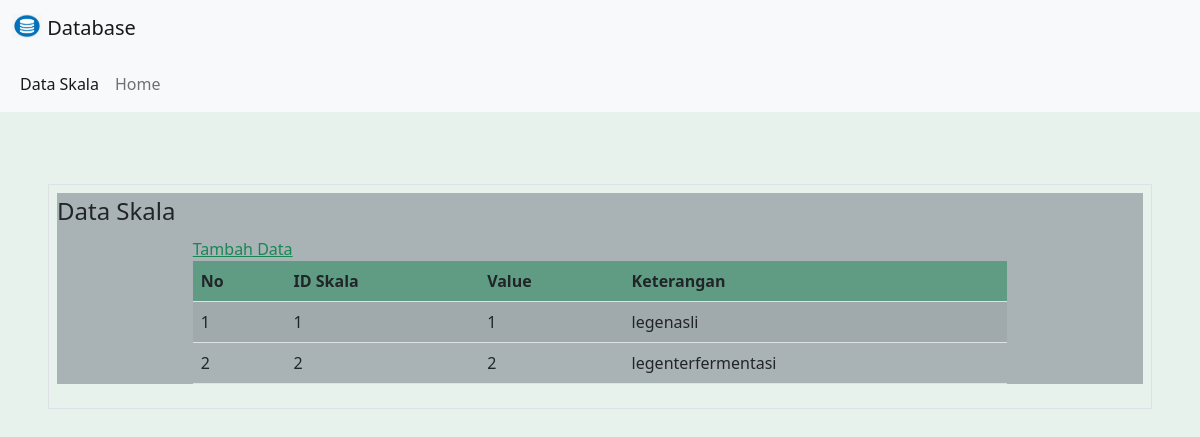
Page /data/dataSkala.php on the committed database.
### tables this page shows
CREATE TABLE IF NOT EXISTS `skala` (
  `idskala` int NOT NULL AUTO_INCREMENT,
  `valuee` int DEFAULT NULL,
  `keterangan` varchar(50) DEFAULT NULL,
  PRIMARY KEY (`idskala`)
);

### data/dataSkala.php (the view, shortened to what this page needs)
<!doctype html>
<html lang="en">
  <head>
    <link href="https://cdn.jsdelivr.net/npm/bootstrap@5.2.2/dist/css/bootstrap.min.css" rel="stylesheet">
  </head>
  <body class="bg-success bg-opacity-10">
<nav class="navbar bg-light">
        <div class="container-fluid">
          <a class="navbar-brand" href="#">
            <img src="logo.jpeg" alt="Logo" width="30" height="24" class="d-inline-block align-text-top">
            Database
          </a>
        </div>
      </nav>
      <nav class="navbar navbar-expand-lg bg-light">
        <div class="container-fluid">
          <div class="collapse navbar-collapse" id="navbarSupportedContent">
            <ul class="navbar-nav me-auto mb-2 mb-lg-0">
              <li class="nav-item">
                <a class="nav-link active" aria-current="page" href="#">Data Skala</a>
              </li>
              <li class="nav-item">
                <a class="nav-link " aria-current="page" href="home.html" target="_blank">Home</a>
              </li>
            </ul>
          </div>
        </div>
      </nav>
<div class="p-5">
<br>
    <fieldset class="border p-2">
    <div class="bg-secondary  bg-opacity-50">
   <legend  class="w-auto">Data Skala</legend>
   <br>
<div class="mx-auto w-75" >
   <a href="inputDataSkala.php" class="link-success">Tambah Data</a>
</div>
    <table class="table table-striped table-hover mx-auto w-75">
  <thead class="bg-success p-2 text-dark bg-opacity-50">
    <tr>
      <th scope="col">No</th>
      <th scope="col">ID Skala</th>
      <th scope="col">Value</th>
      <th scope="col">Keterangan</th>
    </tr>
  </thead>
</div>
  <tbody>
  <?php
include "koneksi.php";
$no=1;
$sql="Select * from skala";
$a=$koneksi->query($sql);
while($b=$a->fetch_array()){
    ?>
    <tr>
        <td><?php echo $no++;?></td>
        <td><?php echo $b['idskala'];?></td>
        <td><?php echo $b['valuee']?></td>
        <td><?php echo $b['keterangan']?></td>
    </tr>
    <?php
} ?>
  </tbody>
</fieldset>
</div>
  </body>
</html>

### rows in the picture
skala: idskala "1", valuee "1", keterangan "legenasli"
skala: idskala "2", valuee "2", keterangan "legenterfermentasi"
